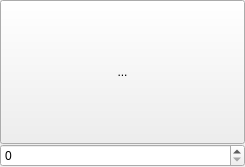
<?xml version="1.0" encoding="UTF-8"?>
<ui version="4.0">
 <class>ItemSlotView</class>
 <widget class="QWidget" name="ItemSlotView">
  <property name="enabled">
   <bool>true</bool>
  </property>
  <property name="geometry">
   <rect>
    <x>0</x>
    <y>0</y>
    <width>245</width>
    <height>167</height>
   </rect>
  </property>
  <property name="sizePolicy">
   <sizepolicy hsizetype="Preferred" vsizetype="Preferred">
    <horstretch>0</horstretch>
    <verstretch>0</verstretch>
   </sizepolicy>
  </property>
  <property name="windowTitle">
   <string>ItemSlotView</string>
  </property>
  <layout class="QGridLayout" name="gridLayout">
   <property name="leftMargin">
    <number>0</number>
   </property>
   <property name="topMargin">
    <number>0</number>
   </property>
   <property name="rightMargin">
    <number>0</number>
   </property>
   <property name="bottomMargin">
    <number>0</number>
   </property>
   <property name="spacing">
    <number>0</number>
   </property>
   <item row="0" column="0">
    <widget class="QToolButton" name="toolButton">
     <property name="sizePolicy">
      <sizepolicy hsizetype="Expanding" vsizetype="Expanding">
       <horstretch>0</horstretch>
       <verstretch>0</verstretch>
      </sizepolicy>
     </property>
     <property name="text">
      <string>...</string>
     </property>
    </widget>
   </item>
   <item row="1" column="0">
    <widget class="QSpinBox" name="spinBox"/>
   </item>
  </layout>
 </widget>
 <layoutdefault spacing="6" margin="11"/>
 <resources/>
 <connections/>
</ui>
